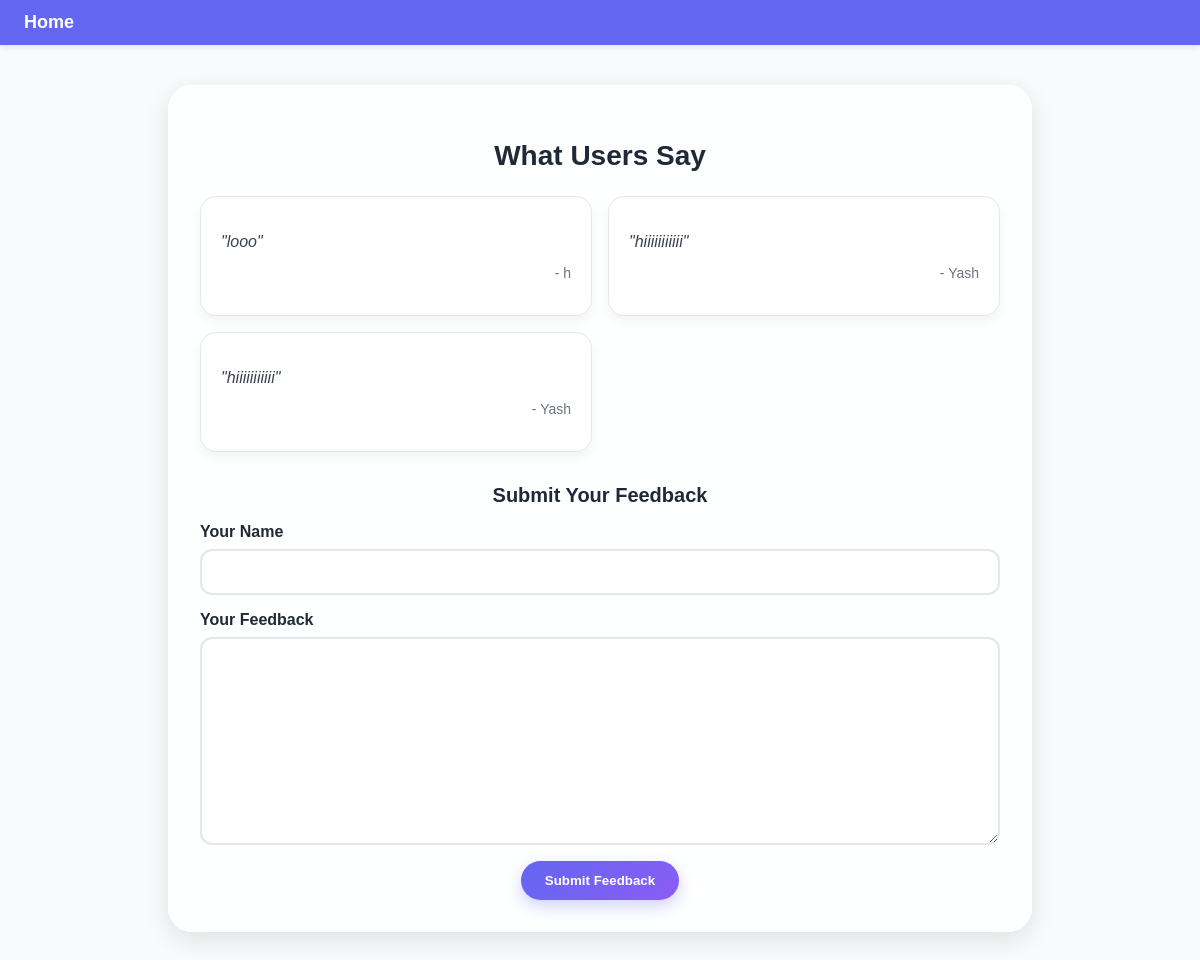
Page /dashboard/testimonials/ on the committed database.
### dashboard/models.py (models this page shows, shortened)
class Testimonial(models.Model):
    name = models.CharField(max_length=100)
    feedback = models.TextField()
    created_at = models.DateTimeField(auto_now_add=True)

### dashboard/views.py (the view)
# urls.py: path('testimonials/', views.testimonials_view, name='testimonials'),
def testimonials_view(request):
    testimonials = Testimonial.objects.all().order_by('-created_at')
    form = TestimonialForm()
    if request.method == 'POST':
        form = TestimonialForm(request.POST)
        if form.is_valid():
            form.save()
            return redirect('dashboard:testimonials')  # Your URL name here
    context = {'testimonials': testimonials, 'form': form}
    return render(request, 'dashboard/testimonials.html', context)

### dashboard/forms.py
class TestimonialForm(forms.ModelForm):
    class Meta:
        model = Testimonial
        fields = ['name', 'feedback']

### templates/dashboard/testimonials.html (shortened to what this page needs)
<!DOCTYPE html>
<html lang="en">
<head>
</head>
<body>
    <nav>
        <a href="{% url 'home' %}">Home</a>
    </nav>
    <div class="testimonial-section">
        <h2 class="testimonial-header">What Users Say</h2>
        {% if testimonials %}
        <div class="testimonial-grid">
            {% for t in testimonials %}
            <div class="testimonial-card">
                <p class="testimonial-text">"{{ t.feedback }}"</p>
                <p class="testimonial-user">- {{ t.name }}</p>
            </div>
            {% endfor %}
        </div>
        {% else %}
        <p class="no-feedback">No feedback submitted yet. Be the first to leave a testimonial!</p>
        {% endif %}
        <div class="testimonial-form">
            <h3>Submit Your Feedback</h3>
            <form method="POST">
                <div class="form-group">
                    <label for="{{ form.name.id_for_label }}">Your Name</label>
                    {{ form.name }}
                </div>
                <div class="form-group">
                    <label for="{{ form.feedback.id_for_label }}">Your Feedback</label>
                    {{ form.feedback }}
                </div>
                <button type="submit" class="submit-feedback-btn">Submit Feedback</button>
            </form>
        </div>
    </div>
</body>
</html>

### templates/dashboard/testimonials.html (style rules this page uses)
body { margin: 0; font-family: Arial, sans-serif; background: #f9fafb; color: #1f2937; }
nav { background: #6366f1; padding: 12px 24px; box-shadow: 0 2px 6px rgba(0,0,0,0.1); display: flex; align-items: center; }
nav a { color: white; text-decoration: none; font-weight: bold; font-size: 18px; }
.testimonial-section { background: rgba(255, 255, 255, 0.85); backdrop-filter: blur(10px); border-radius: 24px; padding: 32px; max-width: 800px; margin: 40px auto; box-shadow: 0 8px 24px rgba(0, 0, 0, 0.1); }
.testimonial-header { text-align: center; font-size: 28px; font-weight: bold; color: #1f2937; margin-bottom: 24px; }
.testimonial-grid { display: grid; grid-template-columns: 1fr; gap: 16px; margin-bottom: 32px; }
@media (min-width: 768px) { .testimonial-grid { grid-template-columns: 1fr 1fr; } }
.testimonial-card { background: white; border: 1px solid #e5e7eb; border-radius: 16px; padding: 20px; box-shadow: 0 6px 12px rgba(0, 0, 0, 0.05); transition: transform 0.2s, box-shadow 0.2s; }
.testimonial-text { font-size: 16px; color: #374151; margin-bottom: 12px; font-style: italic; }
.testimonial-user { text-align: right; font-size: 14px; color: #6b7280; }
.testimonial-form h3 { font-size: 20px; font-weight: bold; color: #1f2937; margin-bottom: 16px; text-align: center; }
.testimonial-form form { display: flex; flex-direction: column; gap: 16px; }
.form-group { display: flex; flex-direction: column; gap: 8px; }
.form-group label { font-weight: bold; color: #1f2937; }
.form-group input, .form-group textarea { padding: 12px; border: 2px solid #e5e7eb; border-radius: 12px; font-size: 16px; font-family: inherit; transition: all 0.2s; resize: vertical; }
.submit-feedback-btn { background: linear-gradient(135deg, #6366f1, #8b5cf6); color: white; padding: 12px 24px; border: none; border-radius: 50px; font-weight: bold; cursor: pointer; transition: all 0.3s ease; box-shadow: 0 6px 15px rgba(99, 102, 241, 0.3); max-width: 200px; align-self: center; }

### rows in the picture
Testimonial: feedback "looo", name "h"
Testimonial: feedback "hiiiiiiiiiii", name "Yash"
Testimonial: feedback "hiiiiiiiiiii", name "Yash"
